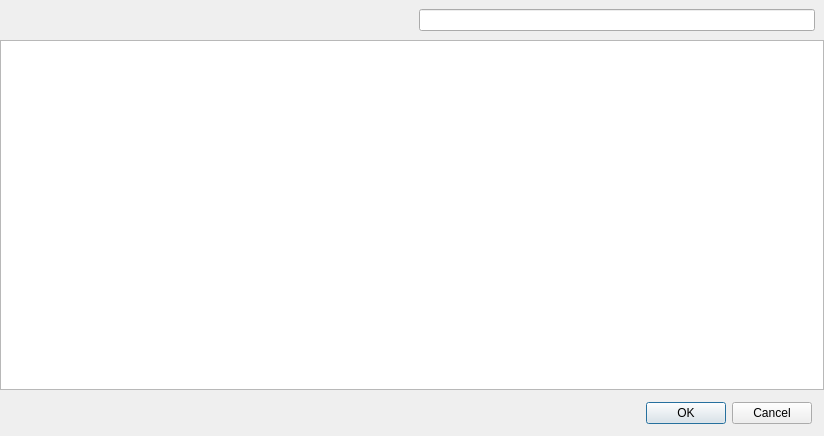
<?xml version="1.0" encoding="UTF-8"?>
<ui version="4.0">
 <class>ClientMoveToDlg</class>
 <widget class="QWidget" name="ClientMoveToDlg">
  <property name="geometry">
   <rect>
    <x>0</x>
    <y>0</y>
    <width>824</width>
    <height>436</height>
   </rect>
  </property>
  <property name="windowTitle">
   <string>Move selected users to...</string>
  </property>
  <layout class="QVBoxLayout" name="verticalLayout">
   <property name="spacing">
    <number>0</number>
   </property>
   <property name="margin">
    <number>0</number>
   </property>
   <item>
    <widget class="ViewSearchHeader" name="widget" native="true">
     <layout class="QHBoxLayout" name="horizontalLayout">
      <item>
       <spacer name="horizontalSpacer">
        <property name="orientation">
         <enum>Qt::Horizontal</enum>
        </property>
        <property name="sizeHint" stdset="0">
         <size>
          <width>366</width>
          <height>20</height>
         </size>
        </property>
       </spacer>
      </item>
      <item>
       <widget class="QLabel" name="itemsLabel">
        <property name="text">
         <string/>
        </property>
        <property name="alignment">
         <set>Qt::AlignCenter</set>
        </property>
       </widget>
      </item>
      <item>
       <widget class="SearchLineEdit" name="searchLineEdit"/>
      </item>
     </layout>
    </widget>
   </item>
   <item>
    <widget class="StyledTreeView" name="view">
     <property name="editTriggers">
      <set>QAbstractItemView::NoEditTriggers</set>
     </property>
     <property name="alternatingRowColors">
      <bool>true</bool>
     </property>
     <property name="selectionMode">
      <enum>QAbstractItemView::ExtendedSelection</enum>
     </property>
     <property name="sortingEnabled">
      <bool>true</bool>
     </property>
    </widget>
   </item>
   <item>
    <layout class="QHBoxLayout" name="horizontalLayout_2">
     <property name="margin">
      <number>12</number>
     </property>
     <item>
      <widget class="QDialogButtonBox" name="buttonBox">
       <property name="standardButtons">
        <set>QDialogButtonBox::Cancel|QDialogButtonBox::Ok</set>
       </property>
      </widget>
     </item>
    </layout>
   </item>
  </layout>
 </widget>
 <customwidgets>
  <customwidget>
   <class>SearchLineEdit</class>
   <extends>QLineEdit</extends>
   <header>FileWaveGuiLib/searchlineedit/searchlineedit.h</header>
  </customwidget>
  <customwidget>
   <class>ViewSearchHeader</class>
   <extends>QWidget</extends>
   <header>FileWaveGuiLib/searchheader/ViewSearchHeader.h</header>
   <container>1</container>
  </customwidget>
  <customwidget>
   <class>StyledTreeView</class>
   <extends>QTreeView</extends>
   <header>FileWaveGuiLib/styledviews/styledtreeview.h</header>
  </customwidget>
 </customwidgets>
 <resources/>
 <connections/>
</ui>
